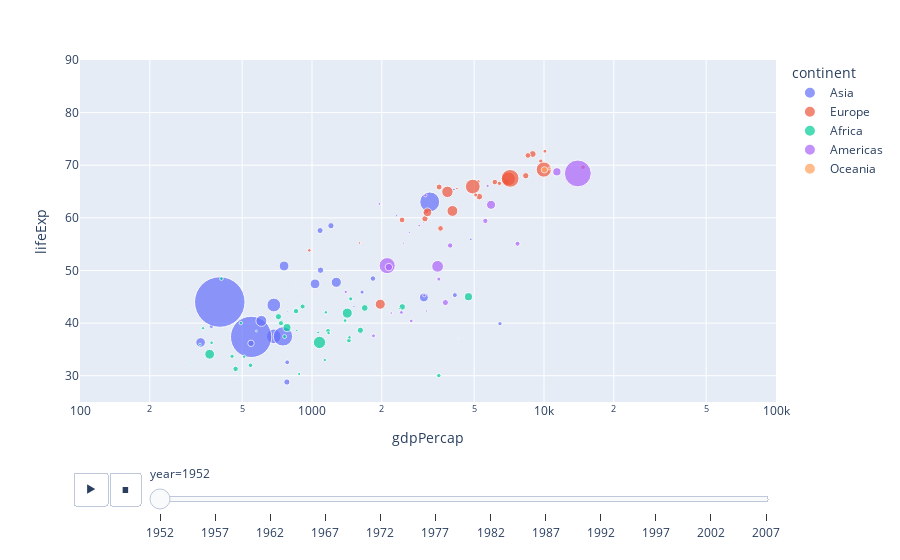

Notebook cell for this chart:
### Code cell
px.scatter(data_frame= gapminder,
           x= "gdpPercap",
           y="lifeExp", 
           animation_frame="year",
           animation_group="country",
           size="pop", 
           color="continent", 
           hover_name="country",
           log_x=True, 
           size_max=55, 
           range_x=[100, 100000], 
           range_y=[25,90])

### Figure 1 — Plotly figure (JSON) as saved in the notebook; plotly's stock layout.template omitted (floating-point values rounded to 4 significant figures)
{"data": [{"hovertemplate": "<b>%{hovertext}</b><br><br>continent=Asia<br>year=1952<br>gdpPercap=%{x}<br>lifeExp=%{y}<br>pop=%{marker.size}<extra></extra>", "hovertext": ["Afghanistan", "Bahrain", "Bangladesh", "Cambodia", "China", "Hong Kong, China", "India", "Indonesia", "Iran", "Iraq", "Israel", "Japan", "Jordan", "Korea, Dem. Rep.", "Korea, Rep.", "Kuwait", "Lebanon", "Malaysia", "Mongolia", "Myanmar", "Nepal", "Oman", "Pakistan", "Philippines", "Saudi Arabia", "Singapore", "Sri Lanka", "Syria", "Taiwan", "Thailand", "Vietnam", "West Bank and Gaza", "Yemen, Rep."], "ids": ["Afghanistan", "Bahrain", "Bangladesh", "Cambodia", "China", "Hong Kong, China", "India", "Indonesia", "Iran", "Iraq", "Israel", "Japan", "Jordan", "Korea, Dem. Rep.", "Korea, Rep.", "Kuwait", "Lebanon", "Malaysia", "Mongolia", "Myanmar", "Nepal", "Oman", "Pakistan", "Philippines", "Saudi Arabia", "Singapore", "Sri Lanka", "Syria", "Taiwan", "Thailand", "Vietnam", "West Bank and Gaza", "Yemen, Rep."], "legendgroup": "Asia", "marker": {"color": "#636efa", "size": [8425333, 120447, 46886859, 4693836, 556263527, 2125900, 372000000, 82052000, 17272000, 5441766, 1620914, 86459025, 607914, 8865488, 20947571, 160000, 1439529, 6748378, 800663, 20092996, 9182536, 507833, 41346560, 22438691, 4005677, 1127000, 7982342, 3661549, 8550362, 21289402, 26246839, 1030585, 4963829], "sizemode": "area", "sizeref": 435900.0, "symbol": "circle"}, "mode": "markers", "name": "Asia", "orientation": "v", "showlegend": true, "type": "scatter", "x": [779.4, 9867.0, 684.2, 368.5, 400.4, 3054.0, 546.6, 749.7, 3035.0, 4130.0, 4087.0, 3217.0, 1547.0, 1088.0, 1031.0, 108400.0, 4835.0, 1831.0, 786.6, 331, 545.9, 1828.0, 684.6, 1273.0, 6460.0, 2315.0, 1084.0, 1643.0, 1207.0, 757.8, 605.1, 1516.0, 781.7], "xaxis": "x", "y": [28.8, 50.94, 37.48, 39.42, 44, 60.96, 37.37, 37.47, 44.87, 45.32, 65.39, 63.03, 43.16, 50.06, 47.45, 55.56, 55.93, 48.46, 42.24, 36.32, 36.16, 37.58, 43.44, 47.75, 39.88, 60.4, 57.59, 45.88, 58.5, 50.85, 40.41, 43.16, 32.55], "yaxis": "y"}, {"hovertemplate": "<b>%{hovertext}</b><br><br>continent=Europe<br>year=1952<br>gdpPercap=%{x}<br>lifeExp=%{y}<br>pop=%{marker.size}<extra></extra>", "hovertext": ["Albania", "Austria", "Belgium", "Bosnia and Herzegovina", "Bulgaria", "Croatia", "Czech Republic", "Denmark", "Finland", "France", "Germany", "Greece", "Hungary", "Iceland", "Ireland", "Italy", "Montenegro", "Netherlands", "Norway", "Poland", "Portugal", "Romania", "Serbia", "Slovak Republic", "Slovenia", "Spain", "Sweden", "Switzerland", "Turkey", "United Kingdom"], "ids": ["Albania", "Austria", "Belgium", "Bosnia and Herzegovina", "Bulgaria", "Croatia", "Czech Republic", "Denmark", "Finland", "France", "Germany", "Greece", "Hungary", "Iceland", "Ireland", "Italy", "Montenegro", "Netherlands", "Norway", "Poland", "Portugal", "Romania", "Serbia", "Slovak Republic", "Slovenia", "Spain", "Sweden", "Switzerland", "Turkey", "United Kingdom"], "legendgroup": "Europe", "marker": {"color": "#EF553B", "size": [1282697, 6927772, 8730405, 2791000, 7274900, 3882229, 9125183, 4334000, 4090500, 42459667, 69145952, 7733250, 9504000, 147962, 2952156, 47666000, 413834, 10381988, 3327728, 25730551, 8526050, 16630000, 6860147, 3558137, 1489518, 28549870, 7124673, 4815000, 22235677, 50430000], "sizemode": "area", "sizeref": 435900.0, "symbol": "circle"}, "mode": "markers", "name": "Europe", "orientation": "v", "showlegend": true, "type": "scatter", "x": [1601.0, 6137.0, 8343.0, 973.5, 2444.0, 3119.0, 6876.0, 9692.0, 6425.0, 7030.0, 7144.0, 3531.0, 5264.0, 7268.0, 5210.0, 4931.0, 2648.0, 8942.0, 10100.0, 4029.0, 3068.0, 3145.0, 3581.0, 5075.0, 4215.0, 3834.0, 8528.0, 14730.0, 1969.0, 9980.0], "xaxis": "x", "y": [55.23, 66.8, 68, 53.82, 59.6, 61.21, 66.87, 70.78, 66.55, 67.41, 67.5, 65.86, 64.03, 72.49, 66.91, 65.94, 59.16, 72.13, 72.67, 61.31, 59.82, 61.05, 58.0, 64.36, 65.57, 64.94, 71.86, 69.62, 43.59, 69.18], "yaxis": "y"}, {"hovertemplate": "<b>%{hovertext}</b><br><br>continent=Africa<br>year=1952<br>gdpPercap=%{x}<br>lifeExp=%{y}<br>pop=%{marker.size}<extra></extra>", "hovertext": ["Algeria", "Angola", "Benin", "Botswana", "Burkina Faso", "Burundi", "Cameroon", "Central African Republic", "Chad", "Comoros", "Congo, Dem. Rep.", "Congo, Rep.", "Cote d'Ivoire", "Djibouti", "Egypt", "Equatorial Guinea", "Eritrea", "Ethiopia", "Gabon", "Gambia", "Ghana", "Guinea", "Guinea-Bissau", "Kenya", "Lesotho", "Liberia", "Libya", "Madagascar", "Malawi", "Mali", "Mauritania", "Mauritius", "Morocco", "Mozambique", "Namibia", "Niger", "Nigeria", "Reunion", "Rwanda", "Sao Tome and Principe", "Senegal", "Sierra Leone", "Somalia", "South Africa", "Sudan", "Swaziland", "Tanzania", "Togo", "Tunisia", "Uganda", "Zambia", "Zimbabwe"], "ids": ["Algeria", "Angola", "Benin", "Botswana", "Burkina Faso", "Burundi", "Cameroon", "Central African Republic", "Chad", "Comoros", "Congo, Dem. Rep.", "Congo, Rep.", "Cote d'Ivoire", "Djibouti", "Egypt", "Equatorial Guinea", "Eritrea", "Ethiopia", "Gabon", "Gambia", "Ghana", "Guinea", "Guinea-Bissau", "Kenya", "Lesotho", "Liberia", "Libya", "Madagascar", "Malawi", "Mali", "Mauritania", "Mauritius", "Morocco", "Mozambique", "Namibia", "Niger", "Nigeria", "Reunion", "Rwanda", "Sao Tome and Principe", "Senegal", "Sierra Leone", "Somalia", "South Africa", "Sudan", "Swaziland", "Tanzania", "Togo", "Tunisia", "Uganda", "Zambia", "Zimbabwe"], "legendgroup": "Africa", "marker": {"color": "#00cc96", "size": [9279525, 4232095, 1738315, 442308, 4469979, 2445618, 5009067, 1291695, 2682462, 153936, 14100005, 854885, 2977019, 63149, 22223309, 216964, 1438760, 20860941, 420702, 284320, 5581001, 2664249, 580653, 6464046, 748747, 863308, 1019729, 4762912, 2917802, 3838168, 1022556, 516556, 9939217, 6446316, 485831, 3379468, 33119096, 257700, 2534927, 60011, 2755589, 2143249, 2526994, 14264935, 8504667, 290243, 8322925, 1219113, 3647735, 5824797, 2672000, 3080907], "sizemode": "area", "sizeref": 435900.0, "symbol": "circle"}, "mode": "markers", "name": "Africa", "orientation": "v", "showlegend": true, "type": "scatter", "x": [2449.0, 3521.0, 1063.0, 851.2, 543.3, 339.3, 1173.0, 1071.0, 1179.0, 1103.0, 780.5, 2126.0, 1389.0, 2670.0, 1419.0, 375.6, 328.9, 362.1, 4293.0, 485.2, 911.3, 510.2, 299.9, 853.5, 298.8, 575.6, 2388.0, 1443.0, 369.2, 452.3, 743.1, 1968.0, 1688.0, 468.5, 2424.0, 761.9, 1077.0, 2719.0, 493.3, 879.6, 1450.0, 879.8, 1136.0, 4725.0, 1616.0, 1148.0, 716.7, 859.8, 1468.0, 734.8, 1147.0, 406.9], "xaxis": "x", "y": [43.08, 30.02, 38.22, 47.62, 31.98, 39.03, 38.52, 35.46, 38.09, 40.72, 39.14, 42.11, 40.48, 34.81, 41.89, 34.48, 35.93, 34.08, 37.0, 30, 43.15, 33.61, 32.5, 42.27, 42.14, 38.48, 42.72, 36.68, 36.26, 33.69, 40.54, 50.99, 42.87, 31.29, 41.73, 37.44, 36.32, 52.72, 40, 46.47, 37.28, 30.33, 32.98, 45.01, 38.63, 41.41, 41.22, 38.6, 44.6, 39.98, 42.04, 48.45], "yaxis": "y"}, {"hovertemplate": "<b>%{hovertext}</b><br><br>continent=Americas<br>year=1952<br>gdpPercap=%{x}<br>lifeExp=%{y}<br>pop=%{marker.size}<extra></extra>", "hovertext": ["Argentina", "Bolivia", "Brazil", "Canada", "Chile", "Colombia", "Costa Rica", "Cuba", "Dominican Republic", "Ecuador", "El Salvador", "Guatemala", "Haiti", "Honduras", "Jamaica", "Mexico", "Nicaragua", "Panama", "Paraguay", "Peru", "Puerto Rico", "Trinidad and Tobago", "United States", "Uruguay", "Venezuela"], "ids": ["Argentina", "Bolivia", "Brazil", "Canada", "Chile", "Colombia", "Costa Rica", "Cuba", "Dominican Republic", "Ecuador", "El Salvador", "Guatemala", "Haiti", "Honduras", "Jamaica", "Mexico", "Nicaragua", "Panama", "Paraguay", "Peru", "Puerto Rico", "Trinidad and Tobago", "United States", "Uruguay", "Venezuela"], "legendgroup": "Americas", "marker": {"color": "#ab63fa", "size": [17876956, 2883315, 56602560, 14785584, 6377619, 12350771, 926317, 6007797, 2491346, 3548753, 2042865, 3146381, 3201488, 1517453, 1426095, 30144317, 1165790, 940080, 1555876, 8025700, 2227000, 662850, 157553000, 2252965, 5439568], "sizemode": "area", "sizeref": 435900.0, "symbol": "circle"}, "mode": "markers", "name": "Americas", "orientation": "v", "showlegend": true, "type": "scatter", "x": [5911.0, 2677.0, 2109.0, 11370.0, 3940.0, 2144.0, 2627.0, 5587.0, 1398.0, 3522.0, 3048.0, 2428.0, 1840.0, 2195.0, 2899.0, 3478.0, 3112.0, 2480.0, 1952.0, 3759.0, 3082.0, 3023.0, 13990.0, 5717.0, 7690.0], "xaxis": "x", "y": [62.48, 40.41, 50.92, 68.75, 54.74, 50.64, 57.21, 59.42, 45.93, 48.36, 45.26, 42.02, 37.58, 41.91, 58.53, 50.79, 42.31, 55.19, 62.65, 43.9, 64.28, 59.1, 68.44, 66.07, 55.09], "yaxis": "y"}, {"hovertemplate": "<b>%{hovertext}</b><br><br>continent=Oceania<br>year=1952<br>gdpPercap=%{x}<br>lifeExp=%{y}<br>pop=%{marker.size}<extra></extra>", "hovertext": ["Australia", "New Zealand"], "ids": ["Australia", "New Zealand"], "legendgroup": "Oceania", "marker": {"color": "#FFA15A", "size": [8691212, 1994794], "sizemode": "area", "sizeref": 435900.0, "symbol": "circle"}, "mode": "markers", "name": "Oceania", "orientation": "v", "showlegend": true, "type": "scatter", "x": [10040.0, 10560.0], "xaxis": "x", "y": [69.12, 69.39], "yaxis": "y"}], "layout": {"legend": {"itemsizing": "constant", "title": {"text": "continent"}, "tracegroupgap": 0}, "margin": {"t": 60}, "sliders": [{"active": 0, "currentvalue": {"prefix": "year="}, "len": 0.9, "pad": {"b": 10, "t": 60}, "steps": [{"args": [["1952"], {"frame": {"duration": 0, "redraw": false}, "fromcurrent": true, "mode": "immediate", "transition": {"duration": 0, "easing": "linear"}}], "label": "1952", "method": "animate"}, {"args": [["1957"], {"frame": {"duration": 0, "redraw": false}, "fromcurrent": true, "mode": "immediate", "transition": {"duration": 0, "easing": "linear"}}], "label": "1957", "method": "animate"}, {"args": [["1962"], {"frame": {"duration": 0, "redraw": false}, "fromcurrent": true, "mode": "immediate", "transition": {"duration": 0, "easing": "linear"}}], "label": "1962", "method": "animate"}, {"args": [["1967"], {"frame": {"duration": 0, "redraw": false}, "fromcurrent": true, "mode": "immediate", "transition": {"duration": 0, "easing": "linear"}}], "label": "1967", "method": "animate"}, {"args": [["1972"], {"frame": {"duration": 0, "redraw": false}, "fromcurrent": true, "mode": "immediate", "transition": {"duration": 0, "easing": "linear"}}], "label": "1972", "method": "animate"}, {"args": [["1977"], {"frame": {"duration": 0, "redraw": false}, "fromcurrent": true, "mode": "immediate", "transition": {"duration": 0, "easing": "linear"}}], "label": "1977", "method": "animate"}, {"args": [["1982"], {"frame": {"duration": 0, "redraw": false}, "fromcurrent": true, "mode": "immediate", "transition": {"duration": 0, "easing": "linear"}}], "label": "1982", "method": "animate"}, {"args": [["1987"], {"frame": {"duration": 0, "redraw": false}, "fromcurrent": true, "mode": "immediate", "transition": {"duration": 0, "easing": "linear"}}], "label": "1987", "method": "animate"}, {"args": [["1992"], {"frame": {"duration": 0, "redraw": false}, "fromcurrent": true, "mode": "immediate", "transition": {"duration": 0, "easing": "linear"}}], "label": "1992", "method": "animate"}, {"args": [["1997"], {"frame": {"duration": 0, "redraw": false}, "fromcurrent": true, "mode": "immediate", "transition": {"duration": 0, "easing": "linear"}}], "label": "1997", "method": "animate"}, {"args": [["2002"], {"frame": {"duration": 0, "redraw": false}, "fromcurrent": true, "mode": "immediate", "transition": {"duration": 0, "easing": "linear"}}], "label": "2002", "method": "animate"}, {"args": [["2007"], {"frame": {"duration": 0, "redraw": false}, "fromcurrent": true, "mode": "immediate", "transition": {"duration": 0, "easing": "linear"}}], "label": "2007", "method": "animate"}], "x": 0.1, "xanchor": "left", "y": 0, "yanchor": "top"}], "updatemenus": [{"buttons": [{"args": [null, {"frame": {"duration": 500, "redraw": false}, "fromcurrent": true, "mode": "immediate", "transition": {"duration": 500, "easing": "linear"}}], "label": "&#9654;", "method": "animate"}, {"args": [[null], {"frame": {"duration": 0, "redraw": false}, "fromcurrent": true, "mode": "immediate", "transition": {"duration": 0, "easing": "linear"}}], "label": "&#9724;", "method": "animate"}], "direction": "left", "pad": {"r": 10, "t": 70}, "showactive": false, "type": "buttons", "x": 0.1, "xanchor": "right", "y": 0, "yanchor": "top"}], "xaxis": {"anchor": "y", "domain": [0, 1], "range": [2, 5], "title": {"text": "gdpPercap"}, "type": "log"}, "yaxis": {"anchor": "x", "domain": [0, 1], "range": [25, 90], "title": {"text": "lifeExp"}}}}
